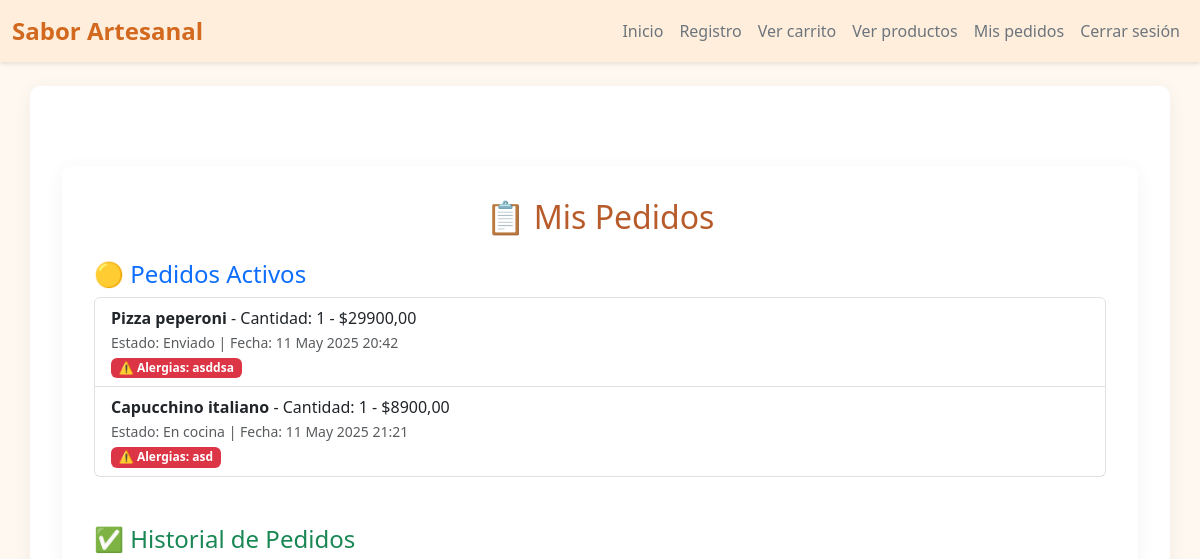
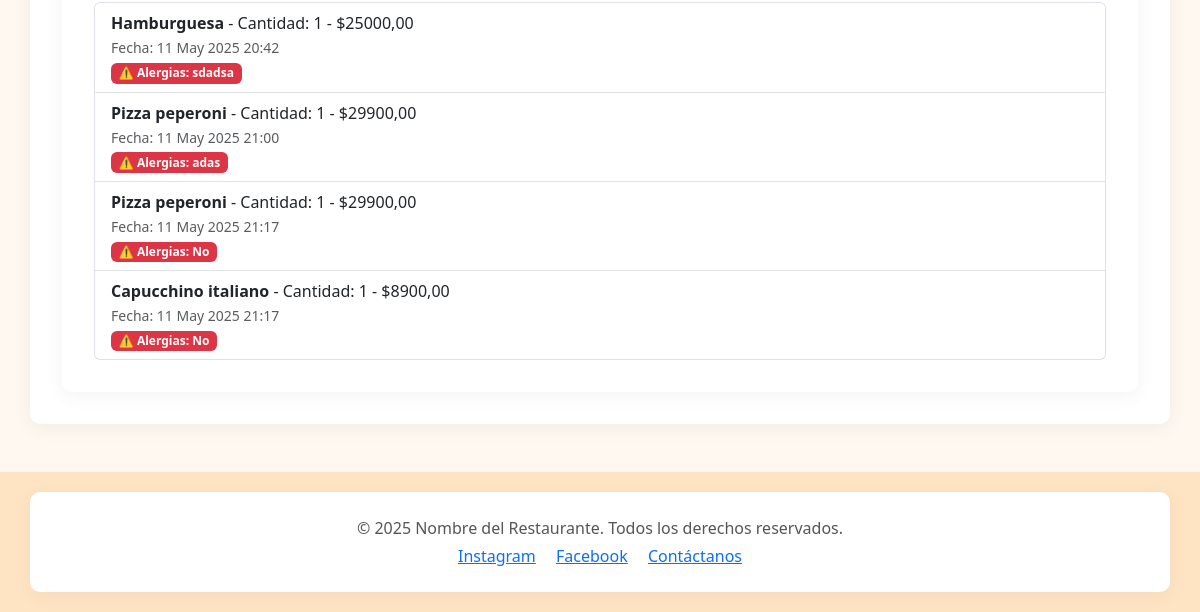
The page /mis_pedidos/ (signed in) on the database as committed earlier (2 pictures, top to bottom).
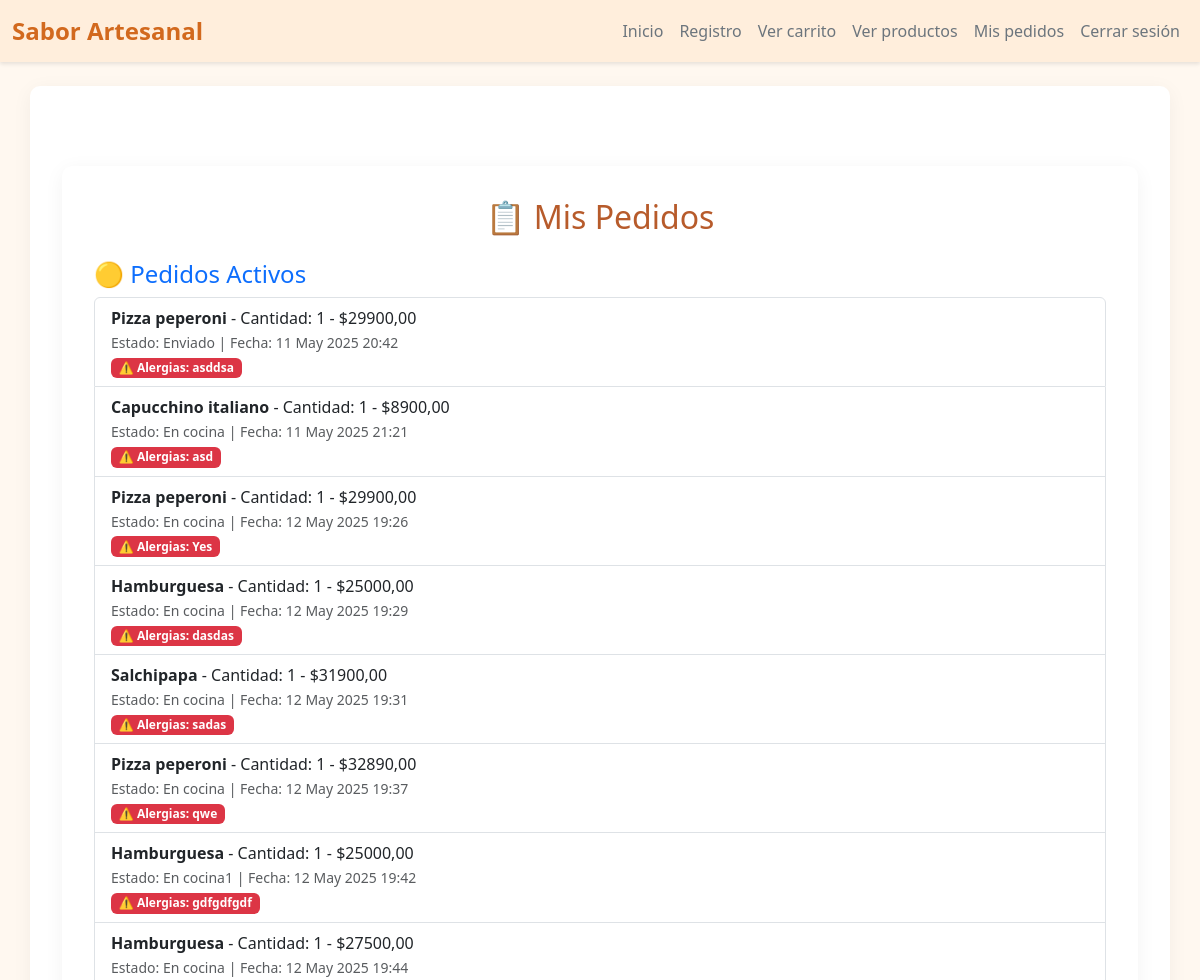
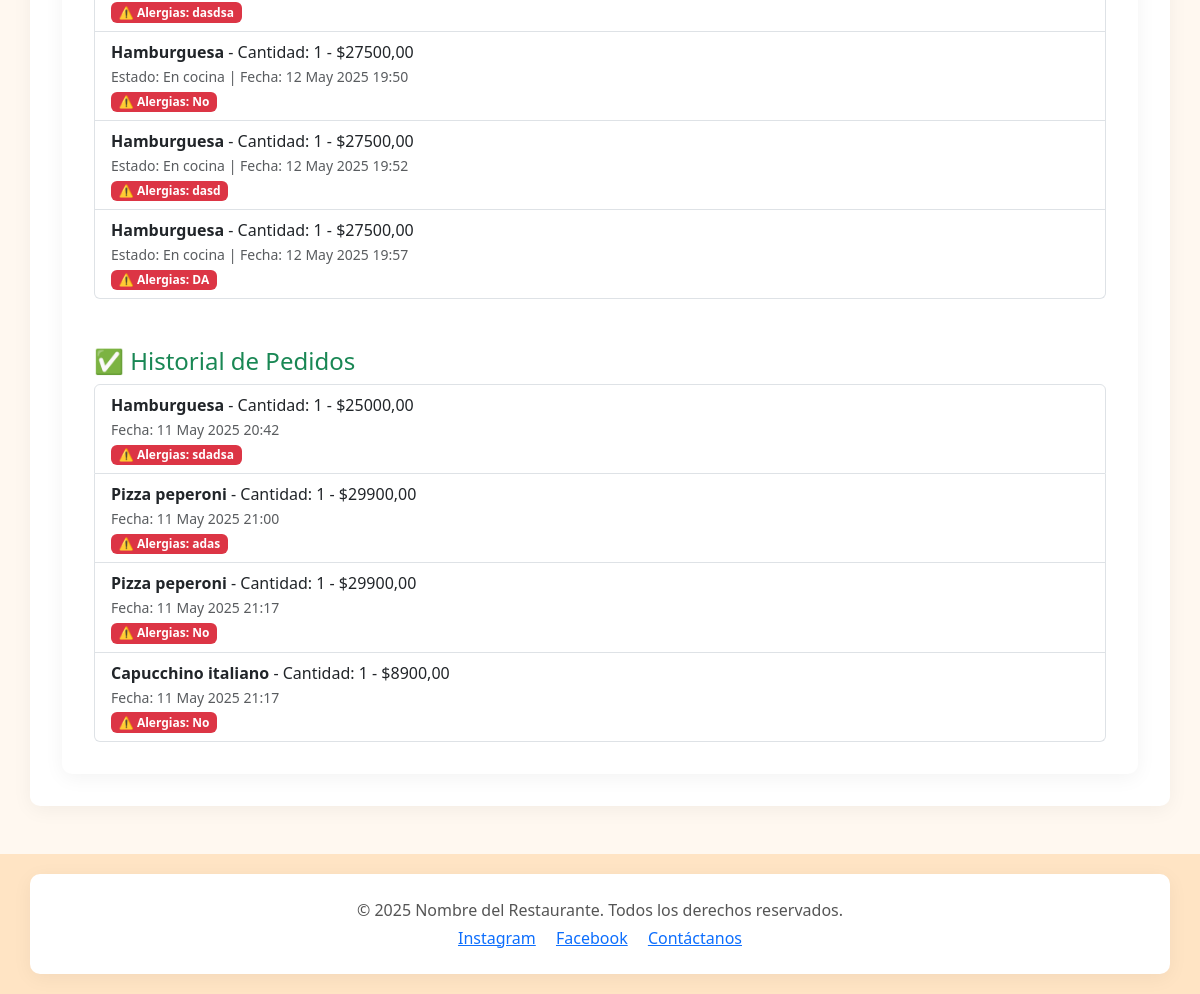
The same page on the database as committed later (2 pictures, top to bottom).
### task/models.py (models this page shows, shortened)
class Pedido(models.Model):
    cliente = models.ForeignKey(CustomUser, on_delete=models.CASCADE)
    producto_nombre = models.CharField(max_length=100)
    cantidad = models.PositiveIntegerField()
    precio_total = models.DecimalField(max_digits=10, decimal_places=2)
    metodo = models.CharField(max_length=50)
    direccion = models.CharField(max_length=255, blank=True, null=True)
    alergias = models.TextField(null=True, blank=True)
    fecha = models.DateTimeField(auto_now_add=True)
    ESTADOS = [
        ('En cocina', 'En cocina'),
        ('En cocina1', 'En cocina1'),
        ('En reparto', 'En reparto'),
        ('Entregado', 'Entregado'),
        ('Enviado', 'Enviado'),
        ('En reparto', 'En reparto'),
    ]
    estado = models.CharField(max_length=20, choices=ESTADOS)
    propina = models.DecimalField(max_digits=10, decimal_places=2, default=Decimal('0.00'))

### task/views.py (the view)
# urls.py: path('mis_pedidos/', views.mis_pedidos, name='mis_pedidos'),
def mis_pedidos(request):
    pedidos_activos = Pedido.objects.filter(cliente=request.user).exclude(estado='Entregado')
    historial_pedidos = Pedido.objects.filter(cliente=request.user, estado='Entregado')
    return render(request, 'mis_pedidos.html', {
        'pedidos_activos': pedidos_activos,
        'historial_pedidos': historial_pedidos
    })

### task/templates/mis_pedidos.html
{% extends 'base.html' %}
{% block content %}
<div class="container mt-5">
    <h2 class="text-center mb-4">📋 Mis Pedidos</h2>
    <div class="mb-5">
        <h4 class="text-primary">🟡 Pedidos Activos</h4>
        {% if pedidos_activos %}
            <ul class="list-group">
                {% for pedido in pedidos_activos %}
                    <li class="list-group-item">
                        <strong>{{ pedido.producto_nombre }}</strong> - Cantidad: {{ pedido.cantidad }} - ${{ pedido.precio_total }}
                        <br>
                        <small class="text-muted">Estado: {{ pedido.estado }} | Fecha: {{ pedido.fecha|date:"d M Y H:i" }}</small>
                        {% if pedido.alergias %}
                            <br><span class="badge bg-danger">⚠️ Alergias: {{ pedido.alergias }}</span>
                        {% endif %}
                    </li>
                {% endfor %}
            </ul>
        {% else %}
            <p class="text-muted">No tienes pedidos activos.</p>
        {% endif %}
    </div>
    <div>
        <h4 class="text-success">✅ Historial de Pedidos</h4>
        {% if historial_pedidos %}
            <ul class="list-group">
                {% for pedido in historial_pedidos %}
                    <li class="list-group-item">
                        <strong>{{ pedido.producto_nombre }}</strong> - Cantidad: {{ pedido.cantidad }} - ${{ pedido.precio_total }}
                        <br>
                        <small class="text-muted">Fecha: {{ pedido.fecha|date:"d M Y H:i" }}</small>
                        {% if pedido.alergias %}
                            <br><span class="badge bg-danger">⚠️ Alergias: {{ pedido.alergias }}</span>
                        {% endif %}
                    </li>
                {% endfor %}
            </ul>
        {% else %}
            <p class="text-muted">No hay pedidos en tu historial aún.</p>
        {% endif %}
    </div>
</div>
{% endblock %}

### task/templates/base.html (shortened to what this page needs)
{% load static %}
<!DOCTYPE html>
<html lang="es">
<head>
    <link href="https://cdn.jsdelivr.net/npm/bootstrap@5.3.6/dist/css/bootstrap.min.css" rel="stylesheet">
    <link rel="stylesheet" href="{% static 'css/styles.css' %}">
</head>
<body class="body-estilo">
    <nav class="navbar navbar-expand-lg navbar-light bg-light">
      <div class="container-fluid">
        <a class="navbar-brand" href="{% url 'home' %}">Sabor Artesanal</a>
        <div class="collapse navbar-collapse" id="navbarNav">
          <ul class="navbar-nav ms-auto">
            <li class="nav-item">
              <a class="nav-link" href="{% url 'home' %}">Inicio</a>
            </li>
            <li class="nav-item">
              <a class="nav-link" href="{% url 'register' %}">Registro</a>
            </li>
            {% if user.is_authenticated %}
                {% if user.groups.first.name == "administrador" %}
                    <li class="nav-item">
                        <a class="nav-link" href="{% url 'pedidos_en_cocina' %}">Ver pedidos</a>
                    </li>
                    <li class="nav-item">
                        <a class="nav-link" href="{% url 'lista_productos' %}">Administrar Productos</a>
                    </li>
                    <li class="nav-item">
                        <a class="nav-link" href="{% url 'lista_empleado' %}">Administrar Empleados</a>
                    </li>
                    <li class="nav-item">
                        <a class="nav-link" href="{% url 'dashboard_admin' %}">Estadisticas</a>
                    </li>
                    <li class="nav-item">
                        <a class="nav-link" href="{% url 'logout' %}">Cerrar sesión</a>
                    </li>
                    {% elif user.groups.first.name == "cliente" %}
                        <li class="nav-item">
                            <a class="nav-link" href="{% url 'carrito_compras' %}">Ver carrito</a>
                        </li>
                        <li class="nav-item">
                            <a class="nav-link" href="{% url 'catalogo_cliente' %}">Ver productos</a>
                        </li>
                        <li class="nav-item">
                            <a class="nav-link" href="{% url 'mis_pedidos' %}">Mis pedidos</a>
                        </li>
                        <li class="nav-item">
                            <a class="nav-link" href="{% url 'logout' %}">Cerrar sesión</a>
                        </li>
                    {% endif %}
            {% else %}
              <li class="nav-item">
                <a class="nav-link" href="{% url 'login' %}">Iniciar sesión</a>
              </li>
            {% endif %}
          </ul>
        </div>
      </div>
    </nav>
    <div class="container mt-4">
        {% block content %}
        {% endblock %}
    </div>
    <footer class="footer mt-5">
  <div class="container text-center py-4">
    <p class="mb-1">&copy; 2025 Nombre del Restaurante. Todos los derechos reservados.</p>
    <p class="mb-0">
      <a href="https://www.instagram.com" class="footer-link me-3" target="_blank">Instagram</a>
      <a href="https://www.facebook.com" class="footer-link me-3" target="_blank">Facebook</a>
      <a href="mailto:info@restaurante.com" class="footer-link">Contáctanos</a>
    </p>
  </div>
</footer>
</body>
</html>

### task/static/css/styles.css (style rules this page uses)
body.body-estilo { font-family: 'Segoe UI', Tahoma, Geneva, Verdana, sans-serif; background-color: #fff8f0; color: #333; margin: 0; padding: 0; }
.navbar { background-color: #ffeedc !important; box-shadow: 0 2px 4px rgba(0, 0, 0, 0.1); }
.navbar-brand { font-weight: bold; font-size: 1.5rem; color: #d2691e !important; }
.nav-link { color: #6c757d !important; transition: color 0.3s; }
.container { padding: 2rem; background-color: #ffffff; border-radius: 10px; box-shadow: 0 4px 20px rgba(0, 0, 0, 0.05); }
h1, h2, h3 { color: #b75b2b; margin-bottom: 1rem; }
footer { text-align: center; padding: 20px; background-color: #ffe4c4; color: #555; margin-top: 40px; }

Rows that differ between the two databases and show on the page:
added Pedido: producto_nombre "Pizza peperoni", cantidad "1", precio_total "29900,00", estado "En cocina", fecha "12 May 2025 19:26", alergias "Yes", shown under "🟡 Pedidos Activos"
added Pedido: producto_nombre "Hamburguesa", cantidad "1", precio_total "25000,00", estado "En cocina", fecha "12 May 2025 19:29", alergias "dasdas", shown under "🟡 Pedidos Activos"
added Pedido: producto_nombre "Salchipapa", cantidad "1", precio_total "31900,00", estado "En cocina", fecha "12 May 2025 19:31", alergias "sadas", shown under "🟡 Pedidos Activos"
added Pedido: producto_nombre "Pizza peperoni", cantidad "1", precio_total "32890,00", estado "En cocina", fecha "12 May 2025 19:37", alergias "qwe", shown under "🟡 Pedidos Activos"
added Pedido: producto_nombre "Hamburguesa", cantidad "1", precio_total "25000,00", estado "En cocina1", fecha "12 May 2025 19:42", alergias "gdfgdfgdf", shown under "🟡 Pedidos Activos"
added Pedido: producto_nombre "Hamburguesa", cantidad "1", precio_total "27500,00", estado "En cocina", fecha "12 May 2025 19:44", alergias "dasdsa", shown under "🟡 Pedidos Activos"
added Pedido: producto_nombre "Hamburguesa", cantidad "1", precio_total "27500,00", estado "En cocina", fecha "12 May 2025 19:50", alergias "No", shown under "🟡 Pedidos Activos"
added Pedido: producto_nombre "Hamburguesa", cantidad "1", precio_total "27500,00", estado "En cocina", fecha "12 May 2025 19:52", alergias "dasd", shown under "🟡 Pedidos Activos"
added Pedido: producto_nombre "Hamburguesa", cantidad "1", precio_total "27500,00", estado "En cocina", fecha "12 May 2025 19:57", alergias "DA", shown under "🟡 Pedidos Activos"
